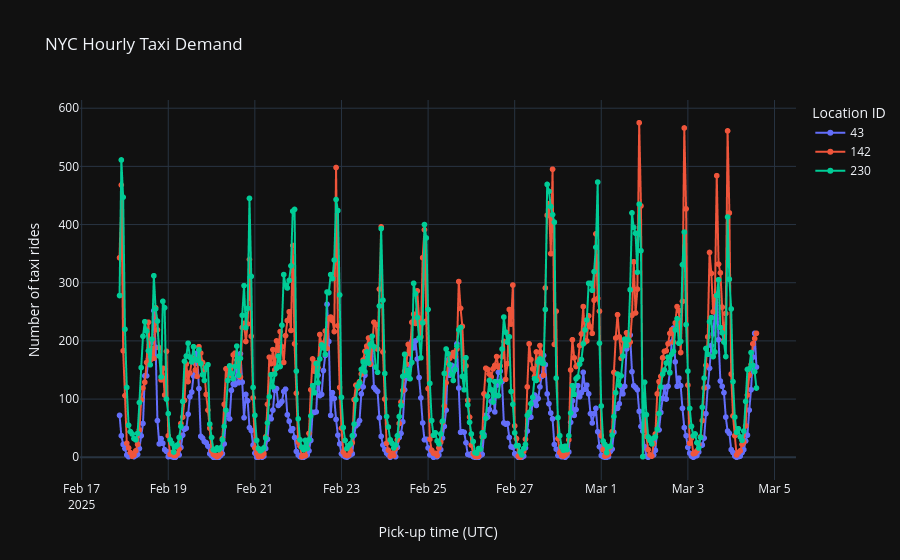

Notebook source saved alongside this figure:
### Code cell
# plot the houly taxi demand for a few selected locations
fig: Figure = px.line(
    data_frame=df.filter(pl.col("location_id").is_in([43, 142, 230])),
    x="pickup_time",
    y="n_rides",
    color="location_id",
    labels={
        "pickup_time": "Pick-up time (UTC)",
        "n_rides": "Number of taxi rides",
        "location_id": "Location ID"
    },
    markers=True,
    title="NYC Hourly Taxi Demand",
    template="plotly_dark"
)
fig.show()

### Figure 1 — Plotly figure (JSON) as saved in the notebook; plotly's stock layout.template omitted (floating-point values rounded to 4 significant figures; data arrays with more than 128 entries replaced by an {"elided": "..."} marker saying what was removed)
{"data": [{"hovertemplate": "Location ID=43<br>Pick-up time (UTC)=%{x}<br>Number of taxi rides=%{y}<extra></extra>", "legendgroup": "43", "line": {"color": "#636efa", "dash": "solid"}, "marker": {"symbol": "circle"}, "mode": "lines+markers", "name": "43", "showlegend": true, "type": "scattergl", "x": {"elided": "354 str values"}, "xaxis": "x", "y": {"elided": "354 int values"}, "yaxis": "y"}, {"hovertemplate": "Location ID=142<br>Pick-up time (UTC)=%{x}<br>Number of taxi rides=%{y}<extra></extra>", "legendgroup": "142", "line": {"color": "#EF553B", "dash": "solid"}, "marker": {"symbol": "circle"}, "mode": "lines+markers", "name": "142", "showlegend": true, "type": "scattergl", "x": {"elided": "354 str values"}, "xaxis": "x", "y": {"elided": "354 int values"}, "yaxis": "y"}, {"hovertemplate": "Location ID=230<br>Pick-up time (UTC)=%{x}<br>Number of taxi rides=%{y}<extra></extra>", "legendgroup": "230", "line": {"color": "#00cc96", "dash": "solid"}, "marker": {"symbol": "circle"}, "mode": "lines+markers", "name": "230", "showlegend": true, "type": "scattergl", "x": {"elided": "354 str values"}, "xaxis": "x", "y": {"elided": "354 int values"}, "yaxis": "y"}], "layout": {"legend": {"title": {"text": "Location ID"}, "tracegroupgap": 0}, "title": {"text": "NYC Hourly Taxi Demand"}, "xaxis": {"anchor": "y", "domain": [0, 1], "title": {"text": "Pick-up time (UTC)"}}, "yaxis": {"anchor": "x", "domain": [0, 1], "title": {"text": "Number of taxi rides"}}}}
